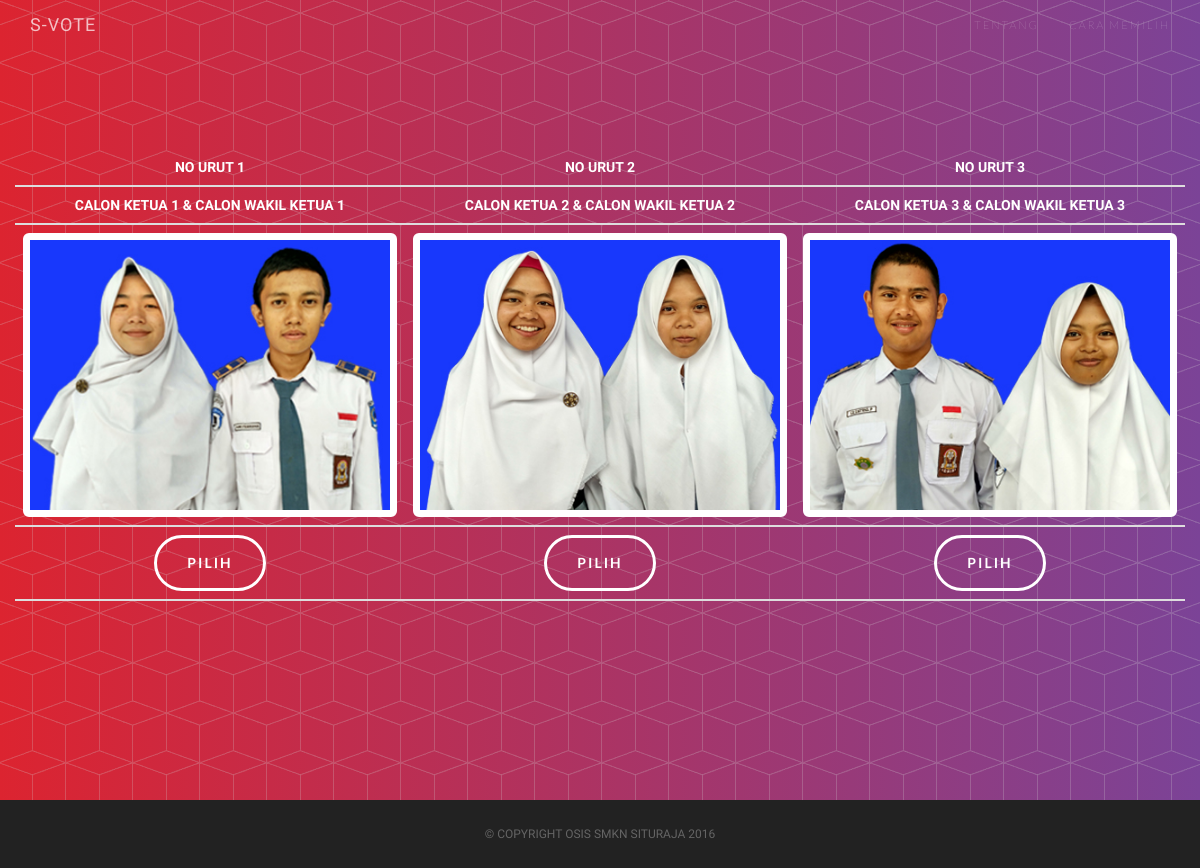
Screenshot of /pilih.php with the database file from the repository.
### tables this page shows
CREATE TABLE IF NOT EXISTS `calon` (
`id` int(11) NOT NULL,
  `nama` text NOT NULL,
  `visi` text NOT NULL,
  `misi` text NOT NULL
);

CREATE TABLE IF NOT EXISTS `gambar` (
`id` int(11) NOT NULL,
  `nama` text NOT NULL,
  `ukuran` int(11) NOT NULL,
  `tipe` varchar(50) NOT NULL
);

### pilih.php (the view, shortened to what this page needs)
<!DOCTYPE html>
<html lang="en">
<head>
    <link href="vendor/bootstrap/css/bootstrap.min.css" rel="stylesheet">
    <link rel="stylesheet" href="vendor/font-awesome/css/font-awesome.min.css">
    <link rel="stylesheet" href="vendor/simple-line-icons/css/simple-line-icons.css">
    <link rel="stylesheet" href="vendor/device-mockups/device-mockups.min.css">
    <link href="css/full-slider.css" rel="stylesheet">
    <link href="css/new-age.min.css" rel="stylesheet">
</head>
<body id="page-top">
    <nav id="mainNav" class="navbar navbar-default navbar-fixed-top">
        <div class="container">
            <div class="navbar-header">
                <a class="navbar-brand page-scroll" href="index.php">S-VOTE</a>
            </div>
            <div class="collapse navbar-collapse" id="bs-example-navbar-collapse-1">
                <ul class="nav navbar-nav navbar-right">
                    <li>
                        <a class="page-scroll" href="index.php #tentang">Tentang</a>
                    </li>
                    <li>
                        <a class="page-scroll" href="index.php #caramemilih">Cara Memilih</a>
                    </li>
                </ul>
            </div>
        </div>
    </nav>
<header id="h">
      <div class="container">
        <div class="row">
        <div class="header-content">
        <div class="header-content-inner">
         <div class="col-xl-12">
         <div class="content  table-full-width">
         <div class="team-member">
                         <div class="team-member">
                                <table border="0" class="table table-hover">
                                    <thead>
                                        <th><center>NO URUT 1</center></th>
                                        <th><center>NO URUT 2</center></th>
                                        <th><center>NO URUT 3</center></th>
                                        <tr>
                                            <th> <center>
<?php
include "koneksi.php";
$query = "SELECT * FROM calon WHERE id='1'";
$sql = mysqli_query($connect, $query);
$row = mysqli_num_rows($sql);
if($row > 0){
    while($data = mysqli_fetch_array($sql)){
        echo $data['nama'];
    }
}
?>
                                            </center></th>
                                            <th><center>
                                                <?php
include "koneksi.php";
$query = "SELECT * FROM calon WHERE id='2'";
$sql = mysqli_query($connect, $query);
$row = mysqli_num_rows($sql);
if($row > 0){
    while($data = mysqli_fetch_array($sql)){
        echo $data['nama'];
    }
}
?>
                                            </center></th>
                                            <th><center>
                                                <?php
include "koneksi.php";
$query = "SELECT * FROM calon WHERE id='3'";
$sql = mysqli_query($connect, $query);
$row = mysqli_num_rows($sql);
if($row > 0){
    while($data = mysqli_fetch_array($sql)){
        echo $data['nama'];
    }
}
?>
                                            </center></th>
                                        </tr>
                                        <tr>
                                        <form method="post" action="">
                                            <th>
<?php
include "koneksi.php";
$query = "SELECT * FROM gambar WHERE id='1'";
$sql = mysqli_query($connect, $query);
$row = mysqli_num_rows($sql);
if($row > 0){
    while($data = mysqli_fetch_array($sql)){
        echo "<img src='admin/pages/images/".$data['nama']."' width='375' height='300' class='img-responsive img-rounded' alt='CALON 3'>";
    }
}
?>
                                            </th>
                                            <th>
                                              <?php
include "koneksi.php";
$query = "SELECT * FROM gambar WHERE id='2'";
$sql = mysqli_query($connect, $query);
$row = mysqli_num_rows($sql);
if($row > 0){
    while($data = mysqli_fetch_array($sql)){
        echo "<img src='admin/pages/images/".$data['nama']."' width='375' height='300' class='img-responsive img-rounded' alt='CALON 3'>";
    }
}
?>
                                            </th>
                                            <th>
<?php
include "koneksi.php";
$query = "SELECT * FROM gambar WHERE id='3'";
$sql = mysqli_query($connect, $query);
$row = mysqli_num_rows($sql);
if($row > 0){
    while($data = mysqli_fetch_array($sql)){
        echo "<img src='admin/pages/images/".$data['nama']."' width='375' height='300' class='img-responsive img-rounded' alt='CALON 3'>";
    }
}
?>
                                            </th>
                                        </tr>
                                        <th><center>
                                        <form action="" method="post">
                                        <input type="submit" class="btn btn-transparent" name="a" value="pilih"></input>
                                        </center></th>
                                        <th><center><input type="submit" class="btn btn-transparent" name="b" value="pilih"></input></center></th>
                                        <th><center><input type="submit" class="btn btn-transparent" name="c" value="pilih"></input></center></th>
                                    </thead>
                                </table>
        </div>
        </div>
        </div>
        </div>
      </div>
    </div>
    </header>
    <footer>
        <div class="container">
            <p>&copy; COPYRIGHT OSIS SMKN SITURAJA 2016</p>
        </div>
    </footer>
</body>
</html>

### css/full-slider.css (style rules this page uses)
html, body { height: 100%; }
.btn-transparent { background: transparent; border: 3px solid #fff; padding: 15px 30px; font-size: 14px; -moz-border-radius: 0; -webkit-border-radius: 0; border-radius: 0; color: #fff; -moz-transition: all 0.3s ease-in-out; -o-transition: all 0.3s ease-in-out; -webkit-transition: all 0.3s ease-in-out; transition: all 0.3s ease-in-out; font-weight: 700; letter-spacing: 0.05em; text-transform: uppercase; }
.team-member { text-align:center;margin-bottom:50px }
.team-member img { margin:center auto;border:7px solid #fff }

### rows the page displays
calon: nama "CALON KETUA 1 & CALON WAKIL KETUA 1"
calon: nama "CALON KETUA 2 & CALON WAKIL KETUA 2"
calon: nama "CALON KETUA 3 & CALON WAKIL KETUA 3"
gambar: nama (picture)
gambar: nama (picture)
gambar: nama (picture)
